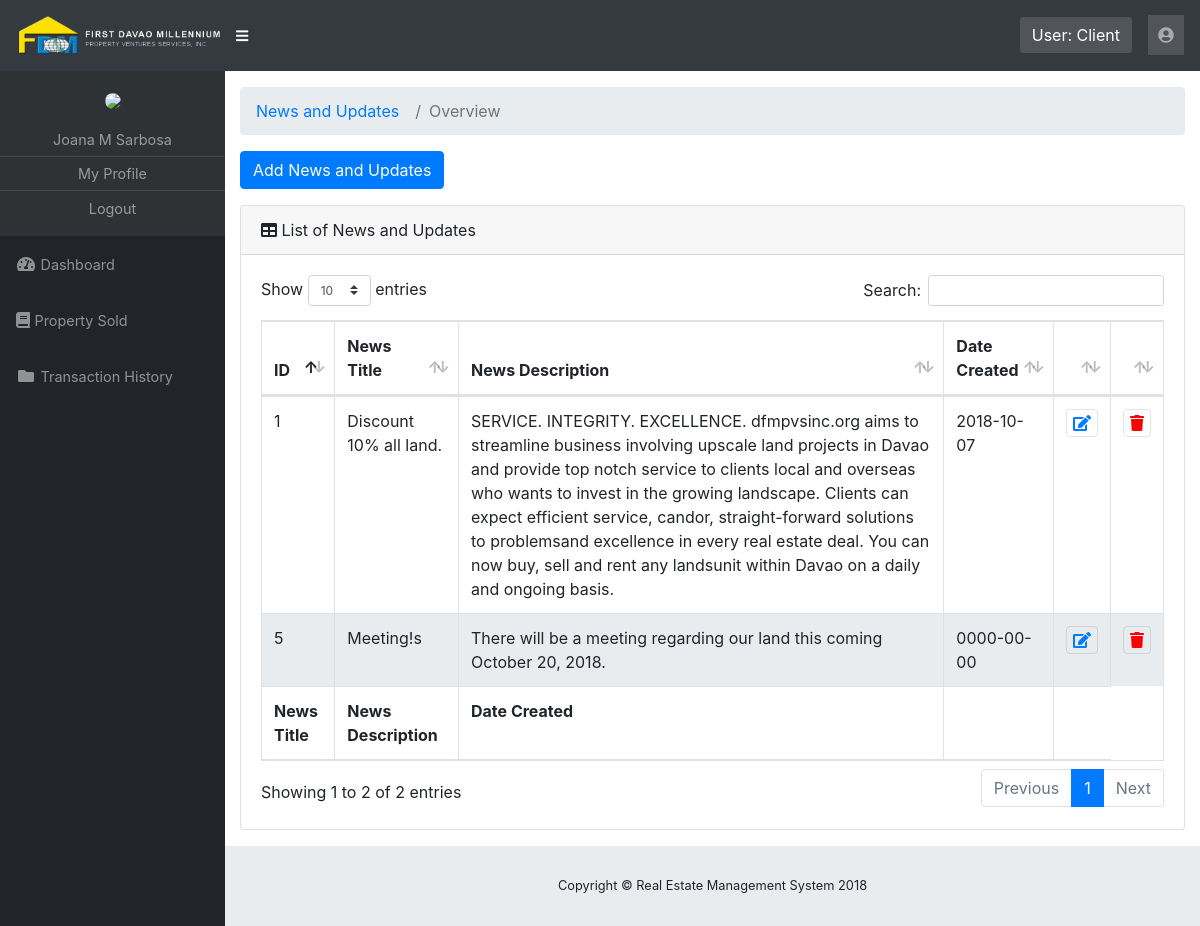
/rems/pages/news_updates.php (signed in), run on the app's committed database.
### tables this page shows
CREATE TABLE IF NOT EXISTS `news_updates` (
  `id` int(255) NOT NULL AUTO_INCREMENT,
  `news_title` varchar(255) NOT NULL,
  `news_description` varchar(1000) NOT NULL,
  `news_created` date NOT NULL,
  PRIMARY KEY (`id`)
);

### rems/pages/news_updates.php (the view, shortened to what this page needs)
<?php
	include '../template/header.php';
?>
  <div id="content-wrapper">
    <div class="container-fluid">
      <ol class="breadcrumb">
        <li class="breadcrumb-item">
          <a href="client-list.php">News and Updates</a>
        </li>
        <li class="breadcrumb-item active">Overview</li>
      </ol>
        <div class="btn-container">
          <button class="btn btn-primary" data-toggle="modal" data-target="#addnews">Add News and Updates</button>
        </div>
          <div class="card mb-3">
            <div class="card-header">
              <i class="fas fa-table"></i>
              List of News and Updates</div>
            <div class="card-body">
              <div class="table-responsive">
                <table class="table table-bordered" id="dataTable" width="100%" cellspacing="0">
                  <thead>
                    <tr>
                      <th>ID</th>
                      <th>News Title</th>
                      <th>News Description</th>
                      <th>Date Created</th>
                      <th></th>
                      <th></th>
                    </tr>
                  </thead>
                  <tfoot>
                    <tr>
                     <th>News Title</th>
                      <th>News Description</th>
                      <th>Date Created</th>
                      <th></th>
                      <th></th>
                    </tr>
                  </tfoot>
                  <tbody>
                  <?php
                    $sql = "SELECT id,news_title, news_description, news_created FROM news_updates";
                     $result = mysqli_query($mysqli,$sql);
                      if (mysqli_num_rows($result) > 0) {
                         while($row = mysqli_fetch_assoc($result)) {
                          echo '<tr>';
                          echo '<td>'.$row['id'].'</td>';
                          echo '<td>'.$row['news_title'].'</td>';
                          echo '<td>'.$row['news_description'].'</td>';
                          echo '<td>'.$row['news_created'].'</td>';
                          echo '<td style="width:15px;"><button class="toolbar-edit" onclick="showEditClient('.$row['id'].');" ><i class="fa fa-edit" aria-hidden="true"></i>'.''.'</button></td>';
                           echo '<td style="width:15px;"><button class="toolbar-delete" onclick="showDeleteClient('.$row['id'].');" ><i class="fa fa-trash" aria-hidden="true"></i>'.''.'</button></td>';
                          echo '</tr>';
                         }
                      }
                  ?>
                  </tbody>
                </table>
              </div>
            </div>
          </div>
    </div>
</div>
<?php
	include '../template/footer.php';
?>

### rems/css/sb-admin.css (style rules this page uses)
html { position: relative; min-height: 100%; }
body { height: 100%; }
#wrapper #content-wrapper { overflow-x: hidden; width: 100%; padding-top: 1rem; padding-bottom: 80px; }
:root { --input-padding-x: 0.75rem; --input-padding-y: 0.75rem; }

### rems/css/style.css (style rules this page uses)
.btn-container { margin: 1em 0; }
.toolbar-edit { background: transparent; border: 1px solid rgba(0,0,0,0.1); color: #007bff; border-radius: 4px; }
.toolbar-delete { background: transparent; border: 1px solid rgba(0,0,0,0.1); color: red; border-radius: 4px; }
tr.even { background: #e9ecef; }

### data on the page
news_updates: id "1", news_title "Discount 10% all land.", news_description "SERVICE. INTEGRITY. EXCELLENCE. dfmpvsinc.org aims to streamline business involving upscale land projects in Davao and provide top notch service to clients local and overseas who wants to invest in the growing landscape. Clients can expect efficient service, candor, straight-forward solutions to problemsand excellence in every real estate deal. You can now buy, sell and rent any landsunit within Davao on a daily and ongoing basis.", news_created "2018-10-07"
news_updates: id "5", news_title "Meeting!s", news_description "There will be a meeting regarding our land this coming October 20, 2018.", news_created "0000-00-00"

### other printed values
$_SESSION['user_type'] "Client"
$name "Joana M Sarbosa"
